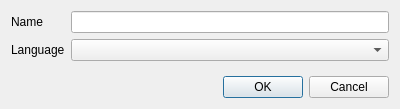
<?xml version="1.0" encoding="UTF-8"?>
<ui version="4.0">
 <class>ExportClass</class>
 <widget class="QDialog" name="ExportClass">
  <property name="geometry">
   <rect>
    <x>0</x>
    <y>0</y>
    <width>400</width>
    <height>109</height>
   </rect>
  </property>
  <property name="windowTitle">
   <string>Dialog</string>
  </property>
  <layout class="QVBoxLayout" name="verticalLayout">
   <item>
    <layout class="QFormLayout" name="formLayout">
     <item row="1" column="0">
      <widget class="QLabel" name="label_2">
       <property name="text">
        <string>Language</string>
       </property>
      </widget>
     </item>
     <item row="1" column="1">
      <widget class="QComboBox" name="cbx_lang"/>
     </item>
     <item row="0" column="1">
      <widget class="QLineEdit" name="le_name">
       <property name="readOnly">
        <bool>true</bool>
       </property>
      </widget>
     </item>
     <item row="0" column="0">
      <widget class="QLabel" name="label">
       <property name="text">
        <string>Name</string>
       </property>
      </widget>
     </item>
    </layout>
   </item>
   <item>
    <widget class="QDialogButtonBox" name="buttonBox">
     <property name="orientation">
      <enum>Qt::Horizontal</enum>
     </property>
     <property name="standardButtons">
      <set>QDialogButtonBox::Cancel|QDialogButtonBox::Ok</set>
     </property>
    </widget>
   </item>
  </layout>
 </widget>
 <resources/>
 <connections>
  <connection>
   <sender>buttonBox</sender>
   <signal>accepted()</signal>
   <receiver>ExportClass</receiver>
   <slot>accept()</slot>
   <hints>
    <hint type="sourcelabel">
     <x>248</x>
     <y>254</y>
    </hint>
    <hint type="destinationlabel">
     <x>157</x>
     <y>274</y>
    </hint>
   </hints>
  </connection>
  <connection>
   <sender>buttonBox</sender>
   <signal>rejected()</signal>
   <receiver>ExportClass</receiver>
   <slot>reject()</slot>
   <hints>
    <hint type="sourcelabel">
     <x>316</x>
     <y>260</y>
    </hint>
    <hint type="destinationlabel">
     <x>286</x>
     <y>274</y>
    </hint>
   </hints>
  </connection>
 </connections>
</ui>
